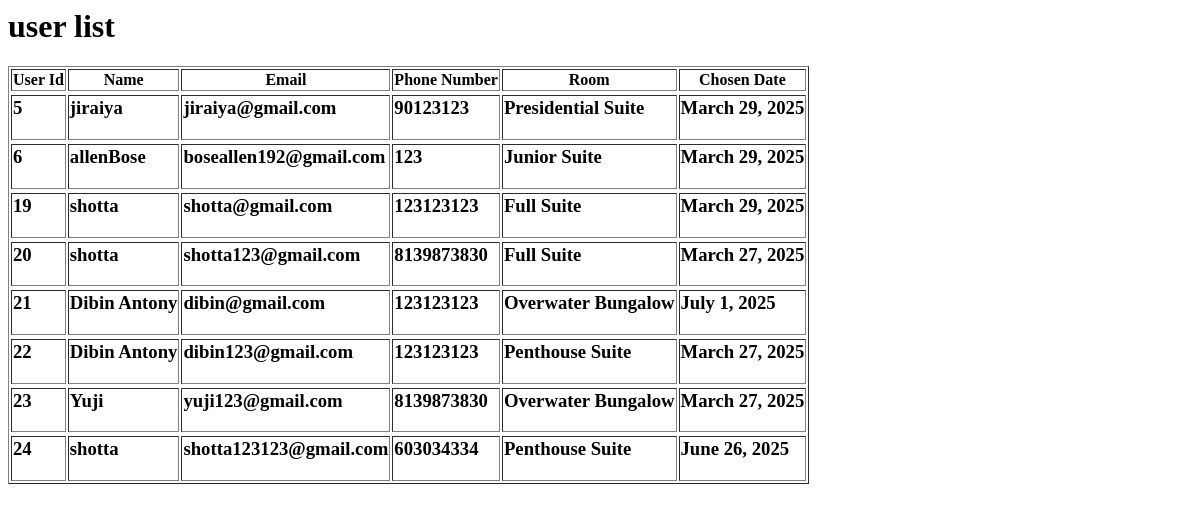
Before: /allUsers/ with the older database file.
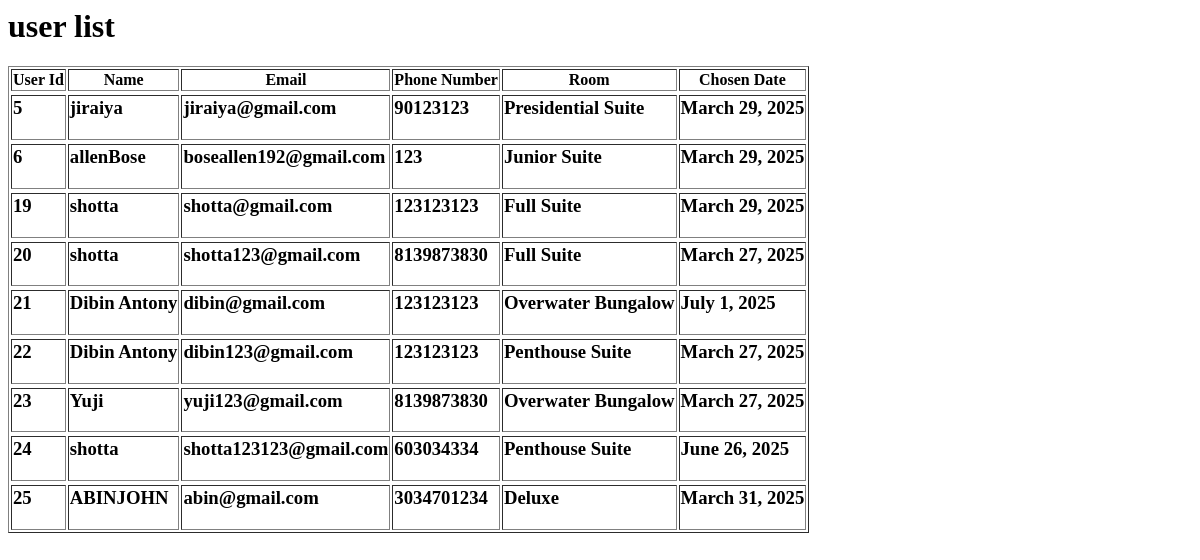
After: the same page with the newer database file.
### booking_page/models.py (models this page shows)
class Booking(models.Model):
    username=models.CharField(max_length=50)
    email=models.EmailField(unique=True,max_length=100)
    phone_no=models.IntegerField()
    room_types=models.IntegerField(choices=RoomChoices.choices, default=RoomChoices.DELUXE)
    chosen_date=models.DateField(default=date.today)
    room_label=models.CharField(max_length=100)

### booking_page/views.py (the view)
# urls.py: path('allUsers/',views.getAllUsersPage)
def getAllUsersPage(request):
    model=Booking.objects.all()
    template=loader.get_template("allUsers.html")
    for n in model:
        n.room_label=RoomChoices(n.room_types).label
    context={
        "model":model,
    }
    return HttpResponse(template.render(context,request))

### booking_page/templates/allUsers.html (shortened to what this page needs)
<html>
    <body>
        <h1>user list</h1>
        <table border=1>
            <tr>
            <th>User Id</th>
            <th>Name</th>
            <th>Email</th>
            <th>Phone Number</th>
            <th>Room</th>
            <th>Chosen Date</th>
            </tr>
        {%for i in model%}
            <td><h3>{{i.id}}</h3></td>
            <td><h3>{{i.username}}</h3></td>
        <td><h3>{{i.email}}</h3></td>
        <td><h3>{{i.phone_no}}</h3></td>
        <td><h3>{{i.room_label}}</h3></td>
        <td><h3>{{i.chosen_date}}</h3></td>
        {%endfor%}
        </table>
    </body>
</html>

Changed rows visible on the page:
added Booking: id "25", username "ABINJOHN", email "abin@gmail.com", phone_no "3034701234", room_label "Deluxe", chosen_date "March 31, 2025"
